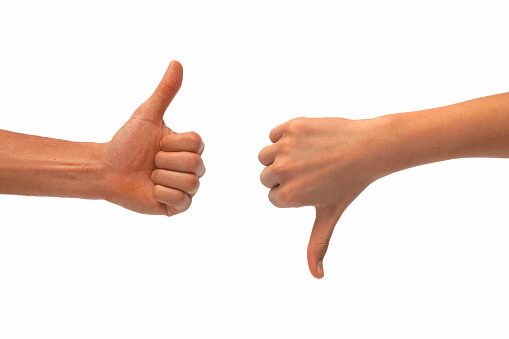
#> input picture uts/comvis-colab/Gesture and Object Detection/coba3.jpg, 509 x 339 px, given in place of the camera
$ jupyter execute 'deteksi jari.ipynb'   (older library calls are emulated)
#> lines starting #> are read from the running program, lines starting #| are printed output that depends on the picture; after the words box and inside, x2 and y2 are one past the last pixel; in counts of white or black regions, pixels touching at a corner belong together
[cell 1]
# import packages
import cv2
import numpy as np
import math

cap = cv2.VideoCapture(1)
while(cap.isOpened()):
    # read image
    ret, img = cap.read()
#> img is the input picture: shape (339, 509, 3); mean B, G, R 221.7, 227.3, 242.6

    # get hand data from the rectangle sub window on the screen
    cv2.rectangle(img, (400, 400), (100, 100), (0, 0, 255), 0)
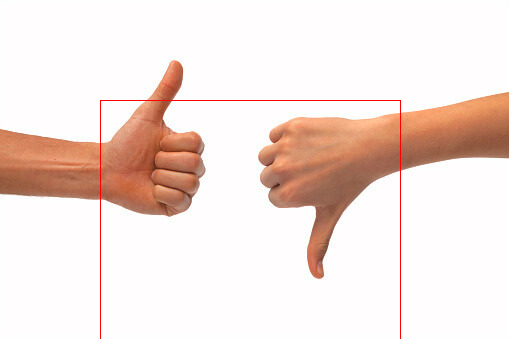
#> img: shape (339, 509, 3); 0.45% of pixels changed, all inside (x1, y1, x2, y2) = (100, 100, 401, 339)
    crop_img = img[100:400, 100:400]

    # convert to grayscale
    grey = cv2.cvtColor(crop_img, cv2.COLOR_BGR2GRAY)
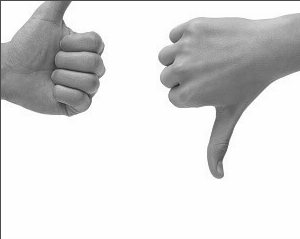
#> grey: shape (239, 300); min 33, max 255, mean 219.4

    # applying gaussian blur
    value = (35, 35)
    blurred = cv2.GaussianBlur(grey, value, 0)
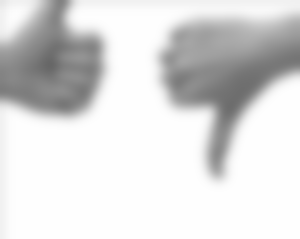
#> blurred: shape (239, 300); min 103, max 254, mean 220

    # thresholdin: Otsu's Binarization method
    _, thresh1 = cv2.threshold(blurred, 127, 255,
                               cv2.THRESH_BINARY_INV+cv2.THRESH_OTSU)
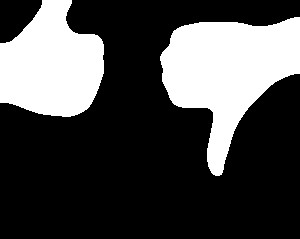
#> thresh1: shape (239, 300); 28.6% white; 2 white regions

    # show thresholded image
    cv2.imshow('Thresholded', thresh1)

    # check OpenCV version to avoid unpacking error
    (version, _, _) = cv2.__version__.split('.')

    if version == '3':
        image, contours, hierarchy = cv2.findContours(thresh1.copy(),
                                                      cv2.RETR_TREE, cv2.CHAIN_APPROX_NONE)
    elif version == '4':
        contours, hierarchy = cv2.findContours(thresh1.copy(), cv2.RETR_TREE,
                                               cv2.CHAIN_APPROX_NONE)
#> contours = 2 contours; box (x1, y1, x2, y2) and area: (160, 17, 300, 176) 11446, (0, 0, 104, 117) 8658

    # find contour with max area
    cnt = max(contours, key=lambda x: cv2.contourArea(x))
#> cnt = contour of 482 points, box (x1, y1, x2, y2) (160, 17, 300, 176), area 11446

    # create bounding rectangle around the contour (can skip below two lines)
    x, y, w, h = cv2.boundingRect(cnt)
#> x = 160; y = 17; w = 140; h = 159
    cv2.rectangle(crop_img, (x, y), (x+w, y+h), (0, 0, 255), 0)
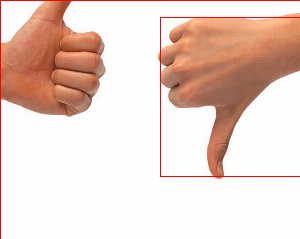
#> crop_img: shape (239, 300, 3); mean B, G, R 203.6, 211.8, 236.4

    # finding convex hull
    hull = cv2.convexHull(cnt)
#> hull = contour of 20 points, box (x1, y1, x2, y2) (160, 17, 300, 176), area 14638

    # drawing contours
    drawing = np.zeros(crop_img.shape, np.uint8)
    cv2.drawContours(drawing, [cnt], 0, (0, 255, 0), 0)
    cv2.drawContours(drawing, [hull], 0, (0, 0, 255), 0)
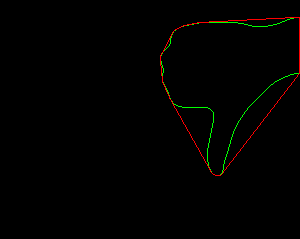
#> drawing: shape (239, 300, 3); mean of channels 0, 1, 2 0, 1.3, 1.5; drawn as B, G, R

    # finding convex hull
    hull = cv2.convexHull(cnt, returnPoints=False)
#> hull = 20 values, max 477 at index 0, min 0 at index 19, mean 202.4

    # finding convexity defects
    defects = cv2.convexityDefects(cnt, hull)
#> defects = 14 rows, first 6: [0, 95, 27, 1938], [95, 110, 96, 201], [110, 113, 111, 162], [113, 117, 114, 114], [117, 120, 119, 142], [121, 142, 135, 756]
    count_defects = 0
    cv2.drawContours(thresh1, contours, -1, (0, 255, 0), 3)
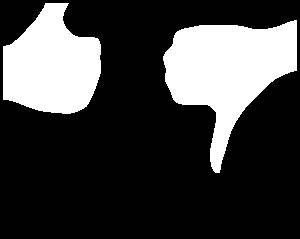
#> thresh1: shape (239, 300); 25.2% white; 2 white regions, box (x1, y1, x2, y2) and area: (163, 20, 297, 173) 10263, (3, 3, 101, 114) 7790

    # applying Cosine Rule to find angle for all defects (between fingers)
    # with angle > 90 degrees and ignore defects
    for i in range(defects.shape[0]):
        s, e, f, d = defects[i, 0]

        start = tuple(cnt[s][0])
        end = tuple(cnt[e][0])
        far = tuple(cnt[f][0])

        # find length of all sides of triangle
        a = math.sqrt((end[0] - start[0])**2 + (end[1] - start[1])**2)
        b = math.sqrt((far[0] - start[0])**2 + (far[1] - start[1])**2)
        c = math.sqrt((end[0] - far[0])**2 + (end[1] - far[1])**2)

        # apply cosine rule here
        angle = math.acos((b**2 + c**2 - a**2)/(2*b*c)) * 57

        # ignore angles > 90 and highlight rest with red dots
        if angle <= 90:
            count_defects += 1
            cv2.circle(crop_img, far, 1, [0, 255, 0], -1)
        #dist = cv2.pointPolygonTest(cnt,far,True)

        # draw a line from start to end i.e. the convex points (finger tips)
        # (can skip this part)
        cv2.line(crop_img, start, end, [255, 0, 0], 2)
#> this loop made 14 passes
#> (s, e, f, d, start, end, far, a) on passes 1 to 11: (0, 95, 27, 1938, (294, 17), (199, 22), (267, 26), 95.13), (95, 110, 96, 201, (199, 22), (184, 25), (198, 23), 15.3), (110, 113, 111, 162, (184, 25), (181, 26), (183, 26), 3.16), (113, 117, 114, 114, (181, 26), (177, 28), (180, 27), 4.47), (117, 120, 119, 142, (177, 28), (174, 30), (175, 30), 3.61), (121, 142, 135, 756, (173, 31), (162, 52), (169, 45), 23.71), (142, 146, 143, 114, (162, 52), (160, 56), (162, 53), 4.47), (150, 171, 158, 570, (160, 60), (162, 81), (163, 68), 21.1), (171, 187, 182, 279, (162, 81), (169, 97), (168, 92), 17.46), (187, 189, 188, 114, (169, 97), (170, 99), (170, 98), 2.24), (189, 293, 233, 7968, (170, 99), (211, 172), (213, 112), 83.73)
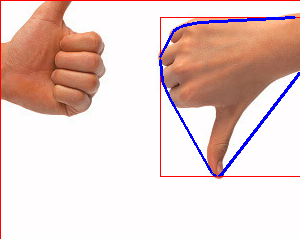
#> crop_img: shape (239, 300, 3); 1.67% of pixels changed, all inside (x1, y1, x2, y2) = (159, 16, 300, 177)
#> after the loop, count_defects = 0
        # cv2.circle(crop_img,far,5,[0,0,255],-1)

    # define actions required
    if count_defects == 1:
        cv2.putText(img, "Aku Sayang Ayah", (40, 50),
                    cv2.FONT_HERSHEY_TRIPLEX, 2, (0, 255, 255))
    elif count_defects == 2:
        str = "Sayang Adik Kakak"
        cv2.putText(img, str, (30, 50), cv2.FONT_ITALIC, 2, (100, 255, 255))
    elif count_defects == 3:
        cv2.putText(img, "1, 2, 3", (50, 50),
                    cv2.FONT_HERSHEY_SCRIPT_COMPLEX, 2, (0, 100, 255))
    elif count_defects == 4:
        cv2.putText(img, "Sayang Semuanya", (5, 60),
                    cv2.FONT_HERSHEY_TRIPLEX, 2, (0, 255, 0))
    else:
        cv2.putText(img, "Aku Sayang Ibu", (60, 50),
                    cv2.FONT_HERSHEY_TRIPLEX, 2, (0, 255, 255))
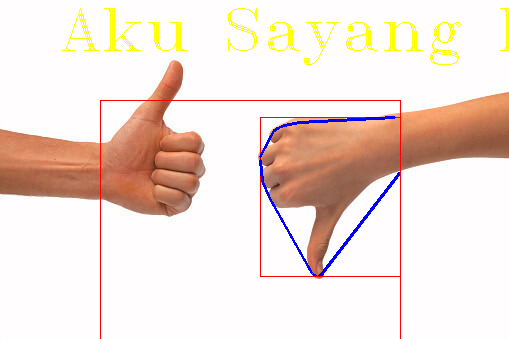
#> img: shape (339, 509, 3); 2.12% of pixels changed, all inside (x1, y1, x2, y2) = (62, 8, 509, 277)

    # show appropriate images in windows
    cv2.imshow('Gesture', img)
    all_img = np.hstack((drawing, crop_img))
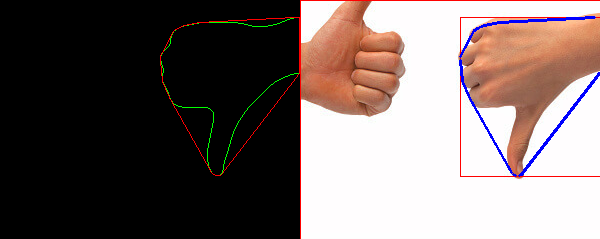
#> all_img: shape (239, 600, 3); mean of channels 0, 1, 2 102.3, 104.8, 116.9; drawn as B, G, R
    cv2.imshow('Contours', all_img)

    if cv2.waitKey(1) & 0xFF == ord('q'):
#> (key q is pressed here)
        break

cap.release()
cv2.destroyAllWindows()

$ run again, on uts/comvis-colab/Gesture and Object Detection/uts.jpg
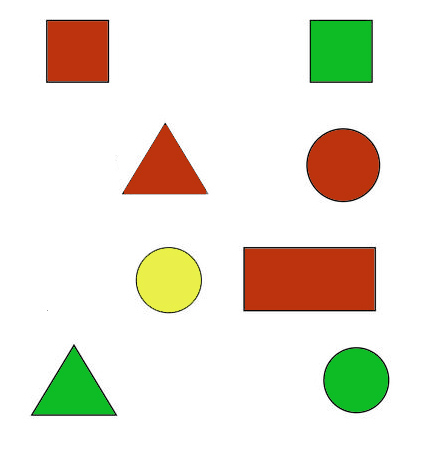
#> input picture uts/comvis-colab/Gesture and Object Detection/uts.jpg, 423 x 450 px, given in place of the camera
#> img is the input picture: shape (450, 423, 3); mean B, G, R 214.4, 228.4, 232.9
#> contours = 5 contours, 1 with area under 20; largest, box (x1, y1, x2, y2) and area: (142, 146, 277, 213) 8734, (205, 27, 281, 103) 4384, (26, 28, 104, 95) 3110, (223, 247, 289, 300) 2838
#> cnt = contour of 376 points, box (x1, y1, x2, y2) (142, 146, 277, 213), area 8734
#> x = 142; y = 146; w = 135; h = 67
#> `hull = cv2.convexHull(cnt)`: hull = contour of 24 points, box (x1, y1, x2, y2) (142, 146, 277, 213), area 8749
#> `hull = cv2.convexHull(cnt, returnPoints=False)`: hull = 24 values, max 260 at index 0, min 0 at index 23, mean 129.9
#> defects = 16 rows, first 6: [0, 3, 1, 162], [3, 5, 4, 114], [7, 9, 8, 114], [9, 12, 11, 162], [59, 63, 60, 186], [63, 65, 64, 114]
#> `cv2.drawContours(thresh1, contours, -1, (0, 255, 0), 3)`:
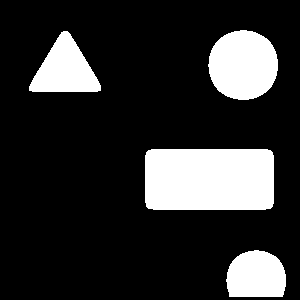
#> thresh1: shape (300, 300); 18.5% white; 4 white regions, box (x1, y1, x2, y2) and area: (145, 149, 274, 210) 7808, (208, 30, 278, 100) 3869, (29, 31, 101, 92) 2608, (226, 250, 286, 297) 2387
#> the loop `for i in range(defects.shape[0]):` made 16 passes
#> (s, e, f, d, start, end, far, a) on passes 1, 3, 4, 5, 6, 7, 8: (0, 3, 1, 162, (151, 146), (148, 147), (150, 147), 3.16), (7, 9, 8, 114, (144, 150), (143, 152), (144, 151), 2.24), (9, 12, 11, 162, (143, 152), (142, 155), (143, 154), 3.16), (59, 63, 60, 186, (142, 202), (143, 206), (143, 203), 4.12), (63, 65, 64, 114, (143, 206), (144, 208), (144, 207), 2.24), (66, 69, 67, 142, (145, 209), (148, 211), (146, 209), 3.61), (69, 74, 73, 201, (148, 211), (153, 212), (152, 211), 5.1)
#> after the loop `for i in range(defects.shape[0]):`: count_defects = 0
#> `all_img = np.hstack((drawing, crop_img))`:
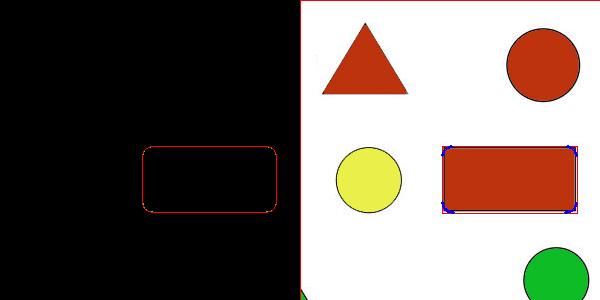
#> all_img: shape (300, 600, 3); mean of channels 0, 1, 2 97.7, 105.9, 116.4; drawn as B, G, R
